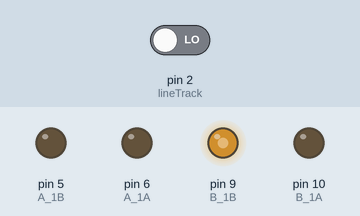
The sketch below on a simulated Arduino Uno, built with avr-gcc and run on an emulated ATmega328P. Parts: output pins drawn as LEDs (lit = HIGH). The inputs (shaded band) are chosen by the test bench; at power-on: pin 2 (lineTrack) LOW. What the sketch prints to the serial monitor is not drawn.

Above: at 1.2 s.
1.3 s: pin 2 (lineTrack) driven HIGH
At 2.3 s:
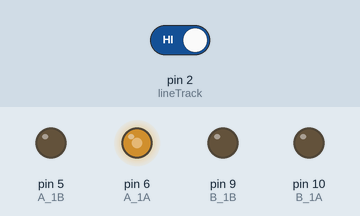
Timing chart, 0 to 4.3 s (numbered marks = the images above; inputs shaded):
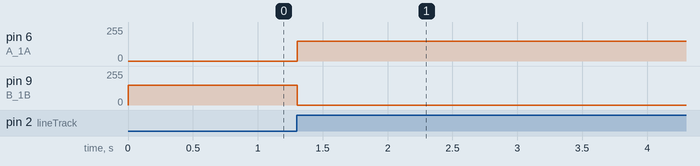

Measured:
- after the input at 1.3 s, pin 6 (A_1A): 0/255 → 150/255 at once; pin 9 (B_1B): 150/255 → 0/255 at once

The sketch:

4.follow_the_line.ino
```cpp
const int A_1B = 5;
const int A_1A = 6;
const int B_1B = 9;
const int B_1A = 10;

const int lineTrack = 2;

void setup() {
  Serial.begin(9600);

  //motor
  pinMode(A_1B, OUTPUT);
  pinMode(A_1A, OUTPUT);
  pinMode(B_1B, OUTPUT);
  pinMode(B_1A, OUTPUT);
  //line track
  pinMode(lineTrack, INPUT);
}

void loop() {

  int speed = 150;

  int lineColor = digitalRead(lineTrack); // 0:white  1:black
  Serial.println(lineColor); //print on the serial monitor
  if (lineColor) {
    moveLeft(speed);
  } else {
    moveRight(speed);
  }
}
void moveLeft(int speed) {
  analogWrite(A_1B, 0);
  analogWrite(A_1A, speed);
  analogWrite(B_1B, 0);
  analogWrite(B_1A, 0);
}

void moveRight(int speed) {
  analogWrite(A_1B, 0);
  analogWrite(A_1A, 0);
  analogWrite(B_1B, speed);
  analogWrite(B_1A, 0);
}
```
